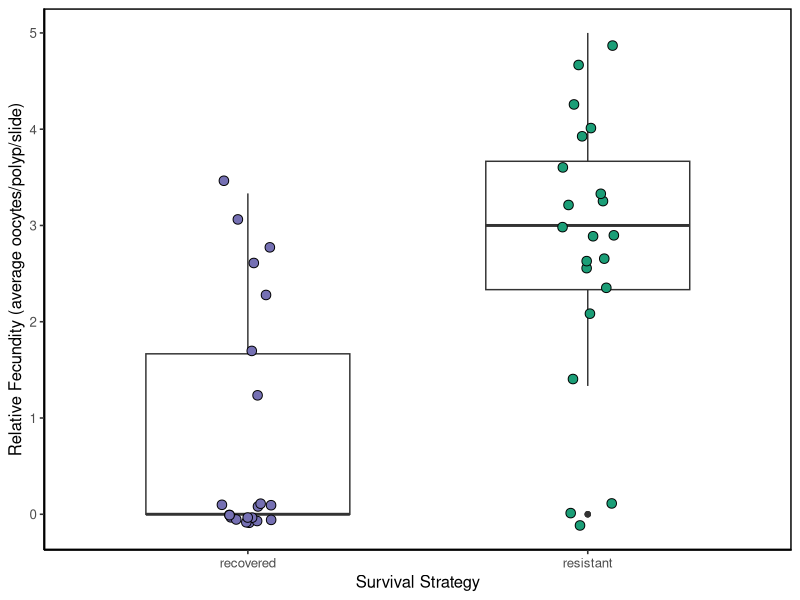
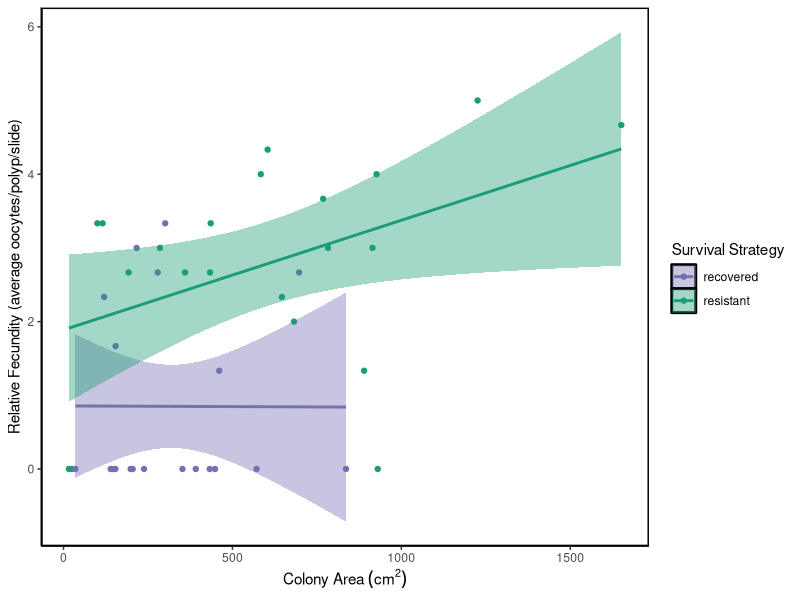

These charts were generated, in order, by the following R code:
# CODE FROM LEINBACH ET AL. 2021 - Coral recovery, but at a cost: energetic and reproductive consequences of divergent bleaching responses   
# large sections of commented out code are analyses/graphs not included in the paper OR model outputs - model outputs are indented
# only model outputs from results in the paper are included in the script
# NOTE: although depth was never significant in our models, after subsequent analyses we found that depth and heat stress response 
#     were highly collinear; therefore, we included depth in the models in order to control for the effects of collinearity 

library(tidyverse)
library(car)
setwd("/Users/lumosmaximma/Desktop/coral/histology")
datum=read.csv("OocyteFecundity.csv")

# #generalized linear model with Poisson distribution for difference in fecundity eggs/polyp between resistant vs resilient, WITHOUT depth in model
# datum$BleachingStatus=as.factor(datum$BleachingStatus)
# results=glm(Average~BleachingStatus,data=datum,family=poisson)
# summary(results) 
# exp(confint(results))
# #resistant significantly more fecund (p = 7.7e-06)

#generalized linear model with Poisson distribution for difference in fecundity eggs/polyp between resistant vs resilient, WITH depth in model
datum$BleachingStatus=as.factor(datum$BleachingStatus)
datum$depth_m=as.factor(datum$depth_m)
resultsdep=glm(Average~BleachingStatus+depth_m,data=datum,family=poisson)
summary(resultsdep) 
      # MODEL RESULTS
          # Deviance Residuals: 
          #   Min        1Q    Median        3Q       Max  
          # -2.35702  -1.29857  -0.06712   0.64268   2.04538  
          # 
          # Coefficients:
          #                          Estimate Std. Error z value Pr(>|z|)  
          # (Intercept)               -0.4055     0.6124  -0.662   0.5079  
          # BleachingStatusresistant   1.4271     0.6262   2.279   0.0227 *
          # depth_m14                  0.2348     0.6669   0.352   0.7247  
          # ---
          #   Signif. codes:  0 ‘***’ 0.001 ‘**’ 0.01 ‘*’ 0.05 ‘.’ 0.1 ‘ ’ 1
          # 
          # (Dispersion parameter for poisson family taken to be 1)
          # 
          # Null deviance: 85.407  on 41  degrees of freedom
          # Residual deviance: 61.296  on 39  degrees of freedom
          # AIC: Inf
          # Number of Fisher Scoring iterations: 6
exp(confint(resultsdep))
      # MODEL RESULTS
          #                             2.5 %    97.5 %
          # (Intercept)              0.1492662  1.813561
          # BleachingStatusresistant 1.4727361 18.936362
          # depth_m14                0.3971542  6.048069
vif(resultsdep)
      # BleachingStatus depth_m 
      # 5.162053        5.162053
      # depth and heat stress response highly collinear 

# #generalized linear model with Poisson distribution for difference in fecundity with all zeroes removed
# datum3=read.csv("FecundityZeroRemove.csv")
# datum3$BleachingStatus=as.factor(datum3$BleachingStatus)
# results4=glm(Average~BleachingStatus,data=datum3,family=poisson)
# summary(results4)
# exp(confint(results4))
# #no significant difference if remove all zeros (p = 0.27); removing 0s removes a biologically significant effect

# #generalized linear model with Poisson distribution for difference in fecundity with immature removed
# datum4=read.csv("FecundityImmatureRemoved.csv")
# datum4$BleachingStatus=as.factor(datum4$BleachingStatus)
# results5=glm(Average~BleachingStatus,data=datum4,family=poisson)
# summary(results5)
# exp(confint(results5))
# #resistant still more fecund (p = 4.01e-06)

# #t test for difference in average fecundity between resistant and resilient
# results2=lm(Average~BleachingStatus,data=datum)
# summary(results2)
# confint(results2)
# #resistant significantly more fecund (p = 2.7e-05)

#boxplot of fecundity for recovered vs. resistant
fecundity <- ggplot(data=datum)+
  geom_boxplot(mapping=aes(x=BleachingStatus,y=Average),width=0.6)+
  labs(x="Survival Strategy",y="Relative Fecundity (average oocytes/polyp/slide)")+
  theme_classic(base_size=12)+
  theme(panel.grid.major = element_blank(), 
        panel.grid.minor = element_blank(),
        panel.background = element_rect(colour = "black", size=1))+
  geom_jitter(mapping=aes(x=BleachingStatus,y=Average,color=BleachingStatus,fill=BleachingStatus),shape=21,color="black",size=2.9,width=0.08)+
  scale_fill_manual(values=c("#7570B3","#1B9E77"))+
  theme(legend.position="none")+
  scale_x_discrete(labels=c("resilient"="recovered","resistant"="resistant"))
fecundity

#scatterplot of colony size vs average fecundity for resistant and resilient
datum2=read.csv("AvgFecundityandSize.csv")
fecundsize <- ggplot(datum2,aes(x=ColonySize,y=AvgFecundity,color=BleachingStatus))+
  geom_point()+
  theme_classic()+ 
  geom_smooth(method="glm",aes(fill=BleachingStatus))+
  scale_fill_manual(values=c("#7570B3","#1B9E77"),name="Survival Strategy",labels=c("recovered","resistant"))+
  scale_color_manual(values=c("#7570B3","#1B9E77"),name="Survival Strategy",labels=c("recovered","resistant"))+
  scale_x_continuous(bquote('Colony Area'~(cm^2)))+
  labs(y="Relative Fecundity (average oocytes/polyp/slide)")+
  theme(panel.grid.major = element_blank(), 
        panel.grid.minor = element_blank(),
        panel.background = element_rect(colour = "black", size=1))
fecundsize

#generalized linear model with Poisson distribution for difference in fecundity over size between resistant vs resilient
datum2$BleachingStatus=as.factor(datum2$BleachingStatus)
results3=glm(AvgFecundity~BleachingStatus+ColonySize,data=datum2,family=poisson)
summary(results3)
      # MODEL RESULTS
          # Deviance Residuals: 
          #   Min        1Q    Median        3Q       Max  
          # -2.52466  -1.26613   0.01577   0.66051   2.05155  
          # 
          # Coefficients:
          #                           Estimate Std. Error z value Pr(>|z|)    
          # (Intercept)              -0.3180090  0.2622696  -1.213 0.225311    
          # BleachingStatusresistant  1.0374285  0.2934734   3.535 0.000408 ***
          # ColonySize                0.0004726  0.0002943   1.606 0.108231    
          # ---
          #   Signif. codes:  0 ‘***’ 0.001 ‘**’ 0.01 ‘*’ 0.05 ‘.’ 0.1 ‘ ’ 1
          # 
          # (Dispersion parameter for poisson family taken to be 1)
          # 
          # Null deviance: 81.777  on 40  degrees of freedom
          # Residual deviance: 57.272  on 38  degrees of freedom
          # AIC: Inf
          # 
          # Number of Fisher Scoring iterations: 6
exp(confint(results3))
      # MODEL RESULTS
          #                            2.5 %   97.5 %
          # (Intercept)              0.4198067 1.180590
          # BleachingStatusresistant 1.6159503 5.144236
          # ColonySize               0.9998837 1.001039

# #scatterplot of fecundity vs protein measurement for resistant vs resilient
# fecundprotein <- ggplot(datum2,aes(x=Protein,y=AvgFecundity,color=BleachingStatus))+
#   geom_point()+
#   theme_classic()+
#   scale_color_manual(name="Bleaching Status",values=c("#7570B3","#1B9E77"))+
#   labs(x=bquote('Protein Content'~(mu*g/cm^2)),y="Relative Fecundity (average oocytes/polyp/slide)")
# #fecundprotein
# #very few colonies measured both for histology and protein so not a very informative visual

# #fecundity and protein correlation: no correlation
# results5=lm(AvgFecundity~Protein+BleachingStatus+Protein:BleachingStatus,data=datum2)
# #summary(results5) 

#testing for an interaction in size/bleaching/fecundity data: not significant
datum2$BleachingStatus=as.factor(datum2$BleachingStatus)
results4=glm(AvgFecundity~BleachingStatus+ColonySize+(BleachingStatus*ColonySize),data=datum2,family=poisson)
summary(results4)

#glm with poisson distribution including depth as a factor and an interaction
datum$depth_m=as.factor(datum$depth_m)
results7=glm(Average~BleachingStatus+depth_m+BleachingStatus:depth_m,data=datum,family=poisson)
summary(results7)
exp(confint(results7))
#singularities present, interaction NA
#variables are collinear

#linear regression just for resistant
head(datum2)
resistant=datum2[datum2$BleachingStatus=="resistant",]
res_lm=lm(AvgFecundity~ColonySize,data=resistant)
summary(res_lm)
      # MODEL RESULTS
          # Residuals:
          #   Min      1Q  Median      3Q     Max 
          # -3.2709 -0.5156  0.3235  0.7979  1.5472 
          # 
          # Coefficients:
          #              Estimate Std. Error t value Pr(>|t|)   
          # (Intercept) 1.8875500  0.5189497   3.637  0.00175 **
          # ColonySize  0.0014871  0.0007162   2.076  0.05167 . 
          # ---
          #   Signif. codes:  0 ‘***’ 0.001 ‘**’ 0.01 ‘*’ 0.05 ‘.’ 0.1 ‘ ’ 1
          # 
          # Residual standard error: 1.34 on 19 degrees of freedom
          # Multiple R-squared:  0.1849,	Adjusted R-squared:  0.1421 
          # F-statistic: 4.311 on 1 and 19 DF,  p-value: 0.05167

#linear regression for just recovered
recovered=datum2[datum2$BleachingStatus=="resilient",]
rec_lm=lm(AvgFecundity~ColonySize,data=recovered)
summary(rec_lm)
      # MODEL RESULTS
          # Residuals:
          #   Min      1Q  Median      3Q     Max 
          # -0.8553 -0.8522 -0.8477  0.9801  2.4830 
          # 
          # Coefficients:
          #              Estimate Std. Error t value Pr(>|t|)
          # (Intercept)  8.559e-01  5.394e-01   1.587     0.13
          # ColonySize  -1.862e-05  1.429e-03  -0.013     0.99
          # 
          # Residual standard error: 1.288 on 18 degrees of freedom
          # Multiple R-squared:  9.434e-06,	Adjusted R-squared:  -0.05555 
          # F-statistic: 0.0001698 on 1 and 18 DF,  p-value: 0.9897

# #poisson regression just for resistant
# head(datum2)
# resistant=datum2[datum2$BleachingStatus=="resistant",]
# res_poi=glm(AvgFecundity~ColonySize,data=resistant,family=poisson)
# summary(res_poi)

# #poisson regression for just recovered
# recovered=datum2[datum2$BleachingStatus=="resilient",]
# rec_poi=glm(AvgFecundity~ColonySize,data=recovered,family=poisson)
# summary(rec_poi)

# #testing effect of depth on fecundity
# testdepth = glm(Average~depth_m,data=datum,family=poisson)
# summary(testdepth)
# #significant, shallower depths are more fecund (p = 0.0009); obviously bc that's where the resistant ones were!